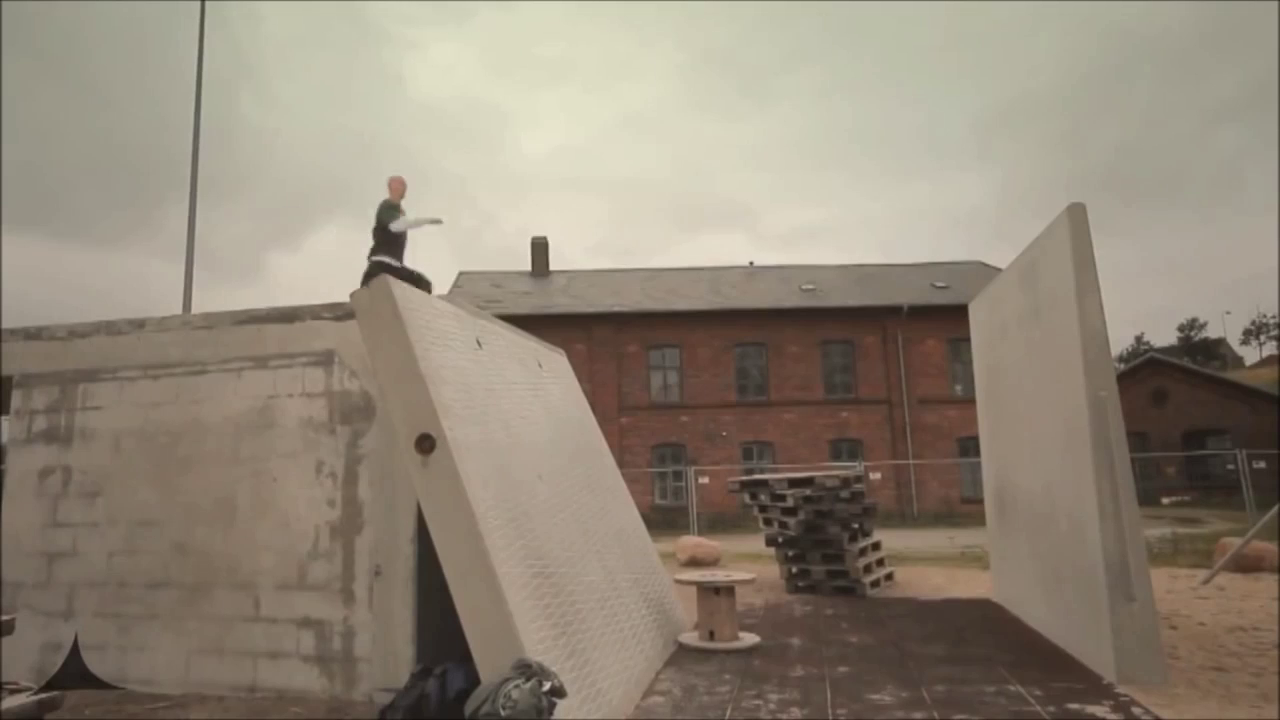
#> input picture frame 3 of movie2.mp4, 1280 x 720 px, given in place of calibration.mp4, which was not available
$ python 3.py
#> lines starting #> are read from the running program, lines starting #| are printed output that depends on the picture; after the words box and inside, x2 and y2 are one past the last pixel; in counts of white or black regions, pixels touching at a corner belong together; pictures that were not available may be replaced by others from this repository, and a replacement may not be noted
# img – image to be analyzed, must be in grayscale and with float32 values.
# blockSize – size of the windows considered for the corner detection
# ksize – parameter for the derivative of Sobel
# k – free parameter for the Harris equation.

import numpy as np
from matplotlib import pyplot as plt
import cv2

cap = cv2.VideoCapture('calibration.mp4')
i=0
while(1):
    ret ,frame = cap.read()
#> frame is the input picture: shape (720, 1280, 3); mean B, G, R 119.1, 134.1, 145
    if ret == True:
        img = frame
        gray = cv2.cvtColor(img,cv2.COLOR_BGR2GRAY)
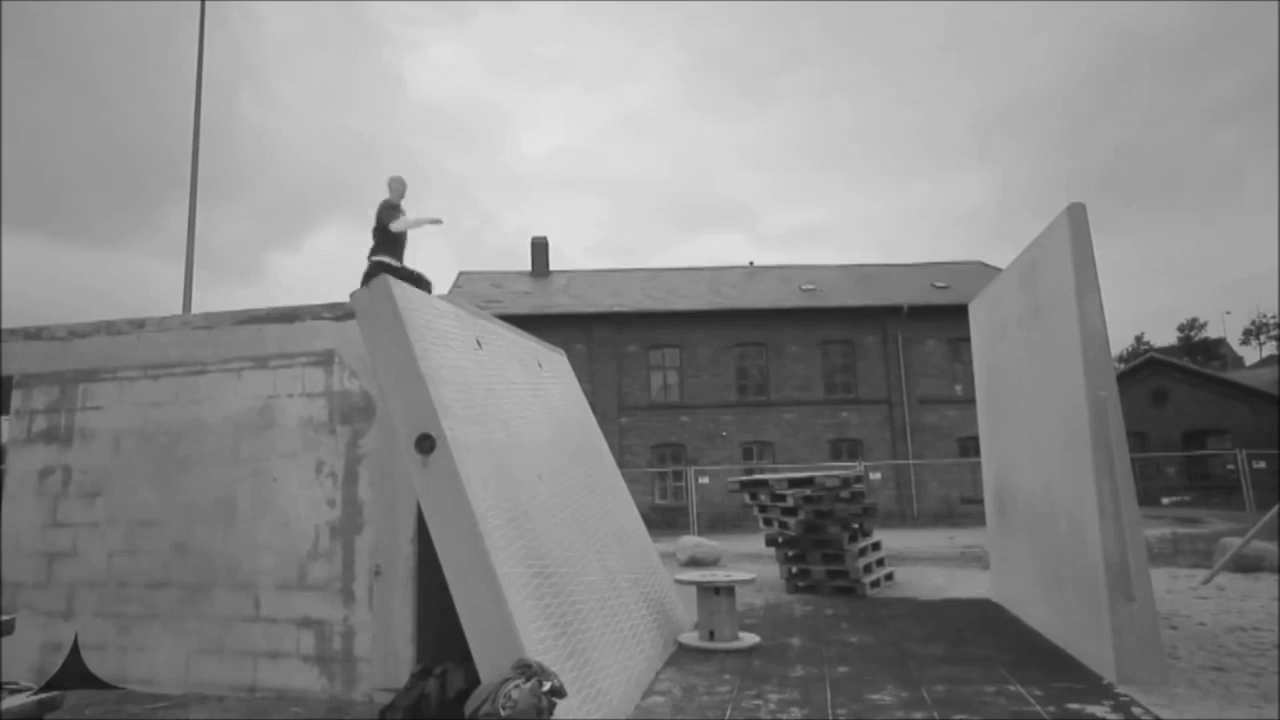
#> gray: shape (720, 1280); min 11, max 238, mean 135.6
        gray = np.float32(gray)
        dst = cv2.cornerHarris(gray,2,3,0.04)

        #result is dilated for marking the corners, not important
        dst = cv2.dilate(dst,None)
        img[dst>0.01*dst.max()]=[0,0,255]
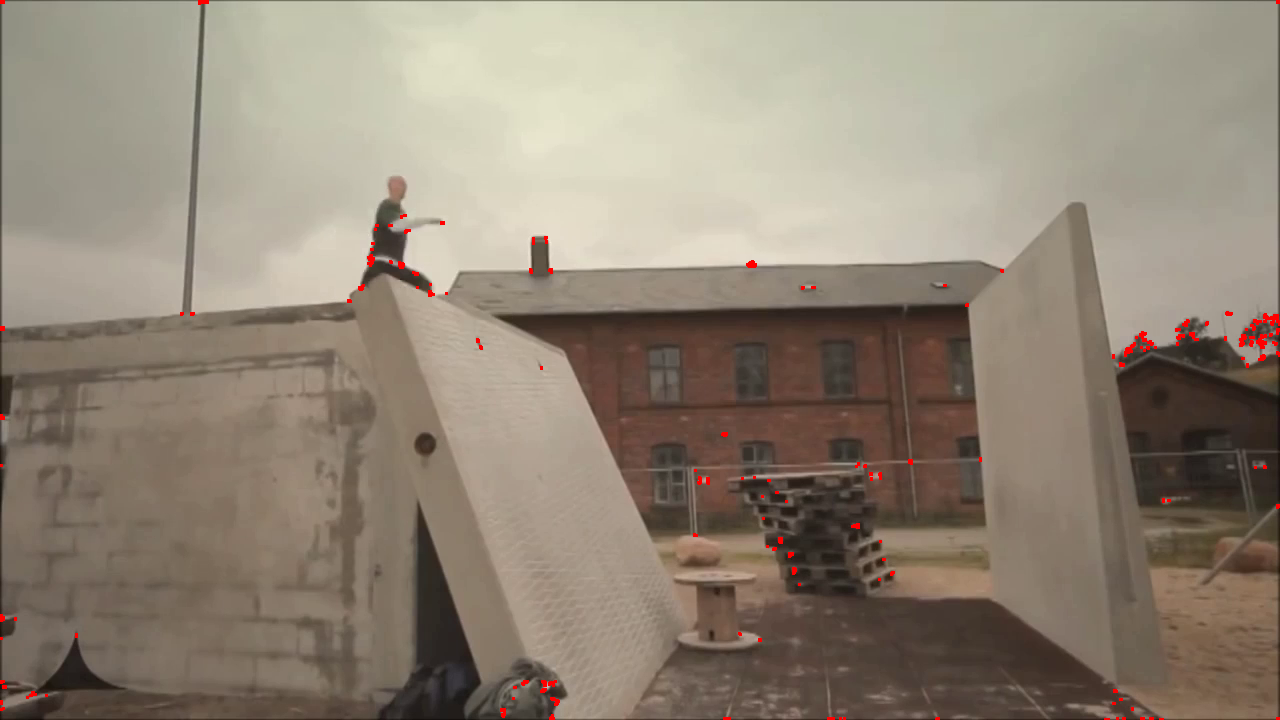
#> img: shape (720, 1280, 3); 0.36% of pixels changed, all inside (x1, y1, x2, y2) = (0, 0, 1280, 720)
        cv2.imshow('img',img)
        cv2.waitKey(0)
        i+=1
    else:
        break
cv2.destroyAllWindows()
cap.release()

$ run again, starting later in the video
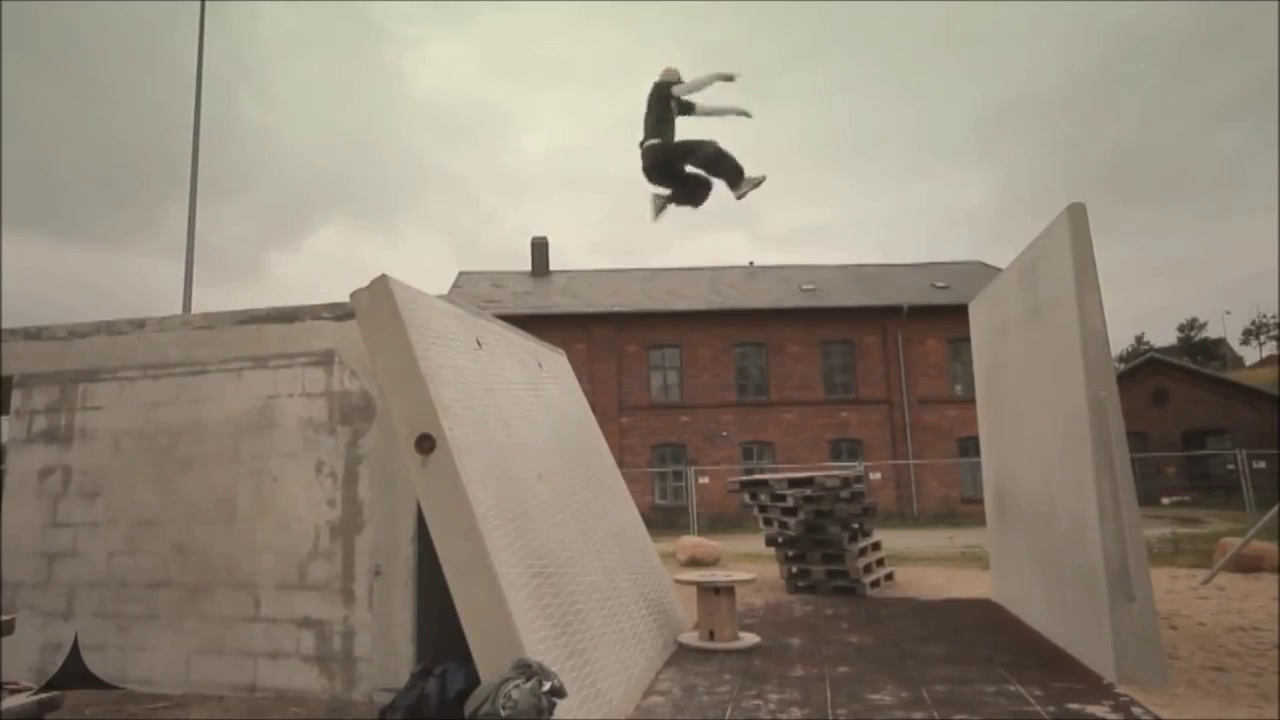
#> input picture frame 15 of movie2.mp4, 1280 x 720 px, given in place of calibration.mp4, which was not available
#> frame is the input picture: shape (720, 1280, 3); mean B, G, R 118.3, 133.2, 144
#> `gray = cv2.cvtColor(img,cv2.COLOR_BGR2GRAY)`:
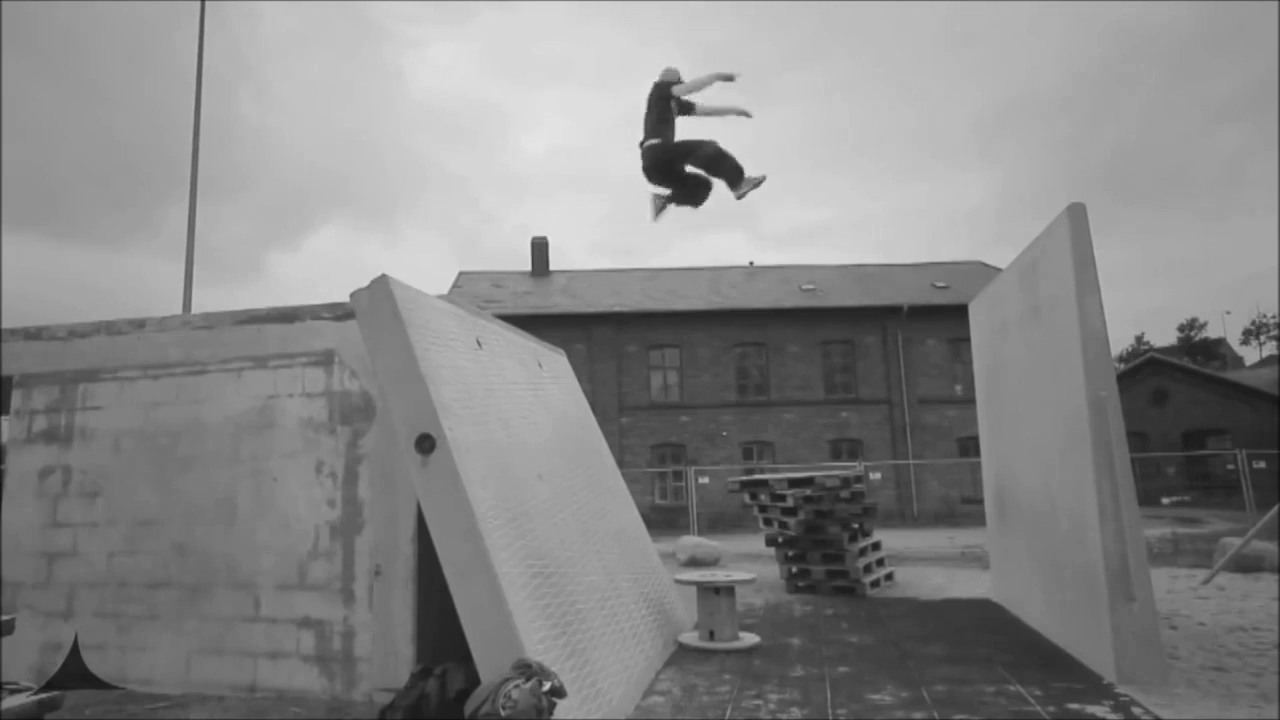
#> gray: shape (720, 1280); min 14, max 236, mean 134.7
#> `img[dst>0.01*dst.max()]=[0,0,255]`:
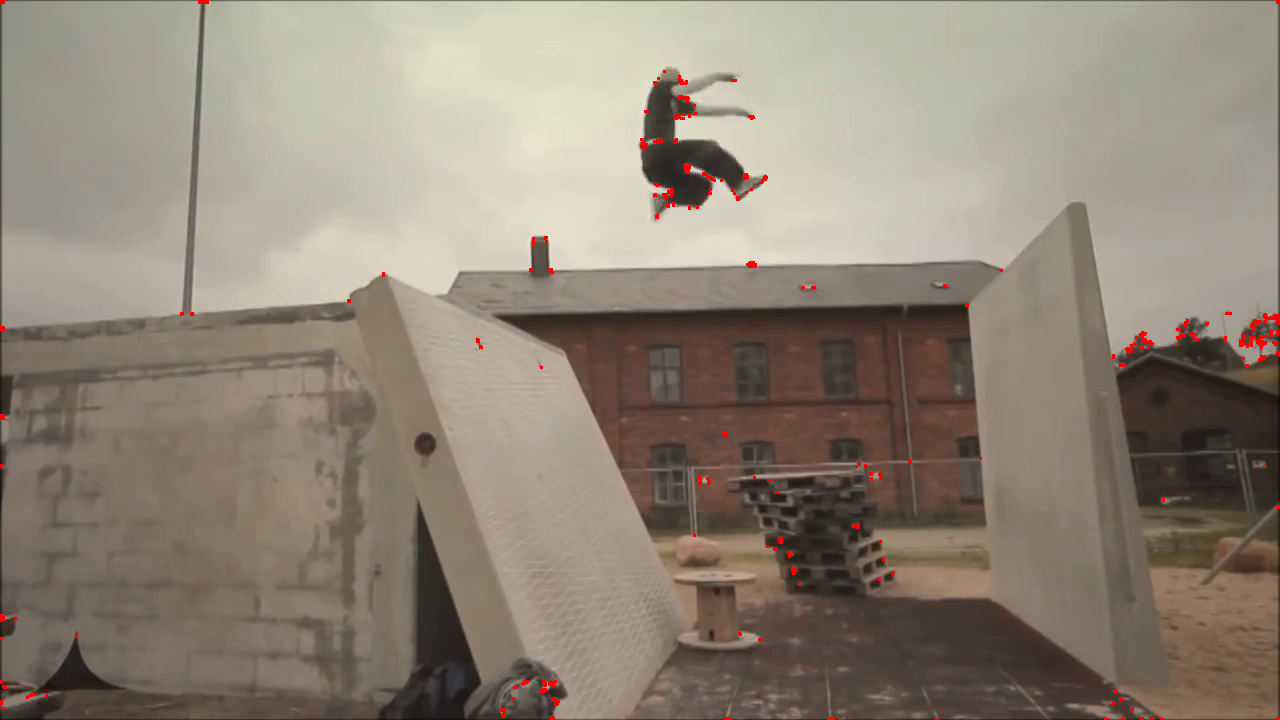
#> img: shape (720, 1280, 3); 0.38% of pixels changed, all inside (x1, y1, x2, y2) = (0, 0, 1280, 720)
